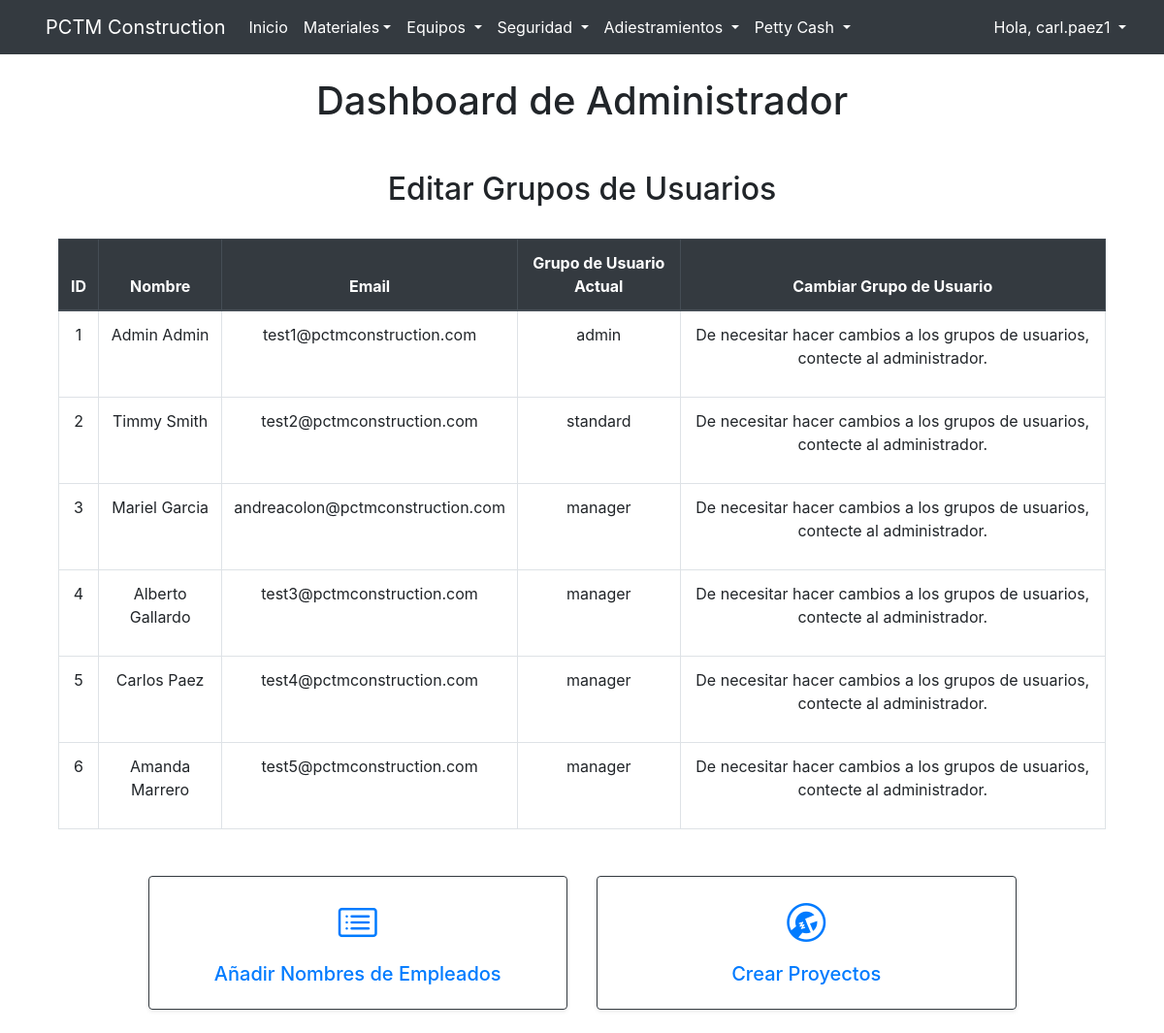
The app's page /admin/dashboard (signed in) with its own data.
### website/models.py (models this page shows)
class User(db.Model, UserMixin):
    id = db.Column(db.Integer, primary_key=True)
    email = db.Column(db.String(150), unique = True)
    username = db.Column(db.String(10), unique = True)
    password = db.Column(db.String(150))
    first_name = db.Column(db.String(150))
    last_name = db.Column(db.String(150))
    group = db.Column(db.String(50), default='standard')

### website/auth.py (the view, shortened to what this page needs)
@auth.route('/admin/dashboard', methods=['GET', 'POST'])
@login_required
def admin_dashboard():
    if current_user.group not in['admin', 'manager']:
        flash("Acceso denegado", category='error')
        return redirect(url_for('views.home'))
    users = User.query.all()
    names_all = Names.query.all()
    return render_template('admin.html', user=current_user, users=users, names_all = names_all)

### website/templates/admin.html
{% extends "base.html"%} {% block title %}PCTM Construction{% endblock %}
{% block content %}
<div class="position-relative text-center mb-4" style="min-height: 60px;">
    <br />
    <h1  class="mb-0">Dashboard de Administrador</h1>
    <div class="container mt-5">
        <h2>Editar Grupos de Usuarios</h2>
        <br />
      <table class="table table-bordered table-hover">
        <thead class="thead-dark">
          <tr>
            <th>ID</th>
            <th>Nombre</th>
            <th>Email</th>
            <th>Grupo de Usuario Actual</th>
            <th>Cambiar Grupo de Usuario</th>
          </tr>
        </thead>
        <tbody>
          {% for user in users %}
          <tr>
            <td>{{ user.id }}</td>
            <td>{{ user.first_name }}  {{ user.last_name }}</td>
            <td>{{ user.email }}</td>
            <td>{{ user.group }}</td>
            <td>
              {% if current_user.group in ['admin'] %}
                <form method="POST" class="form-inline">
                  <input type="hidden" name="form_name" value="edit_user">
                  <input type="hidden" name="user_id" value="{{ user.id }}">
                  <select name="group" class="form-control form-control-sm mr-2">
                    <option value="standard" {% if user.group == 'standard' %}selected{% endif %}>Standard</option>
                    <option value="manager" {% if user.group == 'manager' %}selected{% endif %}>Manager</option>
                    <option value="admin" {% if user.group == 'admin' %}selected{% endif %}>Admin</option>
                  </select>
                  <button type="submit" class="btn btn-primary btn-sm">Someter Cambio</button>
                </form>
              {% else %}
                <p>De necesitar hacer cambios a los grupos de usuarios, contecte al administrador.</p>
              {% endif %}
            </td>
          </tr>
          {% endfor %}
        </tbody>
      </table>
    </div>
</div>
<div class="container mt-5">
  <div class="row justify-content-center">
      <div class="col-6 col-md-5 mb-4">
          <a href="/names" class="text-decoration-none">
            <div class="text-center p-4 border border-dark rounded shadow-sm">
              <i class="bi bi-card-list h1 d-block mb-3"></i>
              <h5 class="card-title mb-0">Añadir Nombres de Empleados</h5>
            </div>
          </a>
        </div>
      <div class="col-6 col-md-5 mb-4">
      <a href="/projects" class="text-decoration-none">
          <div class="text-center p-4 border border-dark rounded shadow-sm">
          <i class="bi bi-wrench-adjustable-circle h1 d-block mb-3"></i>
          <h5 class="card-title mb-0">Crear Proyectos</h5>
          </div>
      </a>
      </div>
    </div>
  </div>
{% endblock %}

### website/templates/base.html (shortened to what this page needs)
<!DOCTYPE html>
<html>
  <head>
    <link
      rel="stylesheet"
      href="https://stackpath.bootstrapcdn.com/bootstrap/4.4.1/css/bootstrap.min.css"
    />
    <link
      rel="stylesheet"
      href="https://stackpath.bootstrapcdn.com/font-awesome/4.7.0/css/font-awesome.min.css"
    />
    <link rel="stylesheet" href="https://cdn.jsdelivr.net/npm/bootstrap-icons@1.11.3/font/bootstrap-icons.min.css">
    <link rel="stylesheet" href="https://stackpath.bootstrapcdn.com/bootstrap/4.5.2/css/bootstrap.min.css">
  </head>
  <body>
    <nav class="navbar navbar-expand-lg navbar-dark bg-dark">
      <div class="container-fluid">
        <div class="d-flex align-items-center">
          <a class="navbar-brand me-2" href="#">PCTM Construction</a>
        </div>
        <div class="collapse navbar-collapse " id="navbar">
          <ul class="navbar-nav w-100 d-flex flex-column flex-lg-row">
            {% if user.is_authenticated %}
            <li class="nav-item">
              <a class="nav-link text-white" id="home" href="/">Inicio</a>
            </li>
            <li class="nav-item dropdown">
              <a class="nav-link dropdown-toggle text-white" id="navbarDropdown" href="#" role="button" data-toggle="dropdown" aria-haspopup="true" aria-expanded="false">Materiales</a>
            </li>
            <li class="nav-item dropdown">
              <a class="nav-link dropdown-toggle text-white" href="#" id="navbarDropdown" role="button" data-toggle="dropdown" aria-haspopup="true" aria-expanded="false">
                Equipos
              </a>
            </li>
            <li class="nav-item dropdown">
              <a class="nav-link dropdown-toggle text-white" href="#" id="navbarDropdown" role="button" data-toggle="dropdown" aria-haspopup="true" aria-expanded="false">
                Seguridad
              </a>
            </li>
              {% if current_user.group in ['admin','manager'] %}
                <li class="nav-item dropdown">
                  <a class="nav-link dropdown-toggle text-white" href="#" id="navbarDropdown" role="button" data-toggle="dropdown" aria-haspopup="true" aria-expanded="false">
                    Adiestramientos
                  </a>
                </li>
              {% endif %}
            <li class="nav-item dropdown">
              <a class="nav-link dropdown-toggle text-white" href="#" id="navbarDropdown" role="button" data-toggle="dropdown" aria-haspopup="true" aria-expanded="false">
                Petty Cash
              </a>
            </li>
            {% endif %}
          </ul>
          <ul class="navbar-nav ms-auto">
            {% if user.is_authenticated %}
            <li class="nav-item dropdown">
              <a class="nav-link dropdown-toggle text-white" href="#" id="navbarDropdown" role="button" data-toggle="dropdown" aria-haspopup="true" aria-expanded="false">
                Hola, {{ user.username }}
              </a>
            </li>
            {% endif %}
          </ul>
        </div>
      </div>
    </nav>
    <div class="container">{% block content %} {% endblock %}</div>
  </body>
</html>

### records on screen
User: username "carl.paez1", id "5", first_name "Carlos", last_name "Paez", email "test4@pctmconstruction.com", group "manager", shows "De necesitar hacer cambios a los grupos de usuarios, contecte al administrador."
User: id "1", first_name "Admin", last_name "Admin", email "test1@pctmconstruction.com", group "admin"
User: id "2", first_name "Timmy", last_name "Smith", email "test2@pctmconstruction.com", group "standard"
User: id "3", first_name "Mariel", last_name "Garcia", email "andreacolon@pctmconstruction.com", group "manager"
User: id "4", first_name "Alberto", last_name "Gallardo", email "test3@pctmconstruction.com", group "manager"
User: id "6", first_name "Amanda", last_name "Marrero", email "test5@pctmconstruction.com", group "manager"
